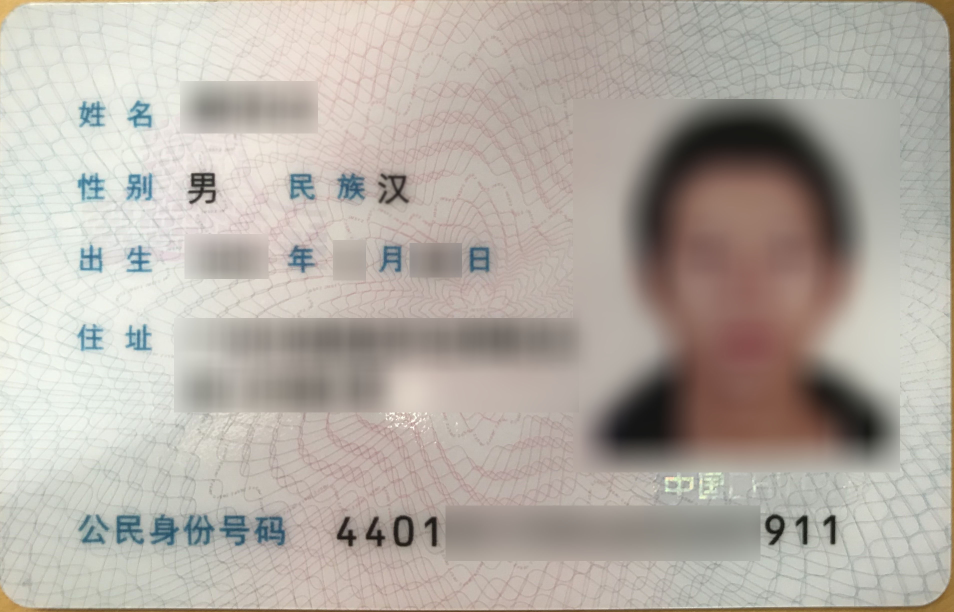
#> input picture 07-实践-其他/38-模板匹配/mask/idcard_mask.jpg, 3816 x 2448 px, found by its file name (shown at 1/4 size)
$ python test4.py
#> lines starting #> are read from the running program, lines starting #| are printed output that depends on the picture; pictures that were not available may be replaced by others from this repository, and a replacement may not be noted
import cv2
import numpy as np
import glob
path = '/Users/xingoo/PycharmProjects/ml-in-action/07-实践-其他/38-模板匹配/mask/idcard_mask.jpg'

mask_img = cv2.imread(path)
#> mask_img is the input picture: shape (2448, 3816, 3); mean B, G, R 164.9, 172.7, 179.7
h, w, _ = mask_img.shape
#> h = 2448; w = 3816
scale = 1280 / w
#> scale = 0.335
mask_img = cv2.resize(mask_img, None, None, fx=scale, fy=scale, interpolation=cv2.INTER_LINEAR)
#> mask_img: shape (821, 1280, 3)


for target in glob.glob('/Users/xingoo/Documents/dataset/身份证图片/*.jpg'):
    # target = '/Users/xingoo/Documents/dataset/身份证图片/sfz_201703_03_F12C3EE9-67BF-42D5-950C-13B1A573D024.jpg'
    # target = '/Users/xingoo/Desktop/Jietu20190313-092918.jpg'
    target_img = cv2.imread(target)
    h, w, _ = target_img.shape
    scale = 1920 / w
#> scale = 0.503
    target_img = cv2.resize(target_img, None, None, fx=scale, fy=scale, interpolation=cv2.INTER_LINEAR)

    sift = cv2.xfeatures2d.SIFT_create()
    # find the keypoints and descriptors with SIFT
    kp1, des1 = sift.detectAndCompute(mask_img, None)
#> kp1 = 1340 keypoints; strongest (x, y, size): (272, 247, 25.3), (1115, 698, 9.7), (1118, 726, 5.6), (1078, 698, 9.5)
    kp2, des2 = sift.detectAndCompute(target_img, None)
#> kp2 = 1367 keypoints; strongest (x, y, size): (408, 371, 37.4), (1673, 1048, 15.3), (1676, 1089, 8.3), (1616, 1048, 14.8)

    FLANN_INDEX_KDTREE = 0
    index_params = dict(algorithm=FLANN_INDEX_KDTREE, trees=5)
    search_params = dict(checks=10)

    flann = cv2.FlannBasedMatcher(index_params, search_params)
    matches = flann.knnMatch(des1, des2, k=2)
#> matches = 1340 matches

    # store all the good matches as per Lowe's ratio test.
    # 两个最佳匹配之间距离需要大于ratio 0.7,距离过于相似可能是噪声点
    good = []
    for m, n in matches:
        if m.distance < 0.7 * n.distance:
            good.append(m)
#> after the loop, good = 931 matches
    # reshape为(x,y)数组
    if len(good) > 10:
        src_pts = np.float32([kp1[m.queryIdx].pt for m in good]).reshape(-1, 1, 2)
#> src_pts = 931 rows, first 8: [11.97, 409], [11.97, 409], [39.21, 812.7], [44.71, 813.8], [47.49, 702], [47.49, 702], [57.71, 663.6], [86.59, 814]
        dst_pts = np.float32([kp2[m.trainIdx].pt for m in good]).reshape(-1, 1, 2)
#> dst_pts = 931 rows, first 8: [17.99, 613.5], [17.99, 613.5], [58.96, 1219.1], [67.01, 1221], [71.28, 1053.2], [71.28, 1053.2], [86.45, 995.7], [130.1, 1221]
        # 用HomoGraphy计算图像与图像之间映射关系, M为转换矩阵
        M, mask = cv2.findHomography(src_pts, dst_pts, cv2.RANSAC, 5.0)
#> M = [[1.5, -7.07e-05, 0.127], [4.96e-05, 1.5, 0.131], [7.69e-08, -6.93e-08, 1]]; mask = 931 values, max 1 at index 0, min 0 at index 86, mean 0.984
        matchesMask = mask.ravel().tolist()
#> matchesMask has the same summary as mask
        # 使用转换矩阵M计算出img1在img2的对应形状
        h, w, _ = mask_img.shape
#> h = 821; w = 1280
        M_r = np.linalg.inv(M)
#> M_r = [[0.667, 3.14e-05, -0.0848], [-2.21e-05, 0.667, -0.0871], [-5.12e-08, 4.62e-08, 1]]
        im_r = cv2.warpPerspective(target_img, M_r, (w, h))
        print(im_r.shape)
#| (821, 1280, 3)

    card = im_r[650:750, 400:1200, :]
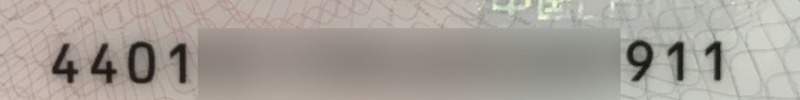
#> card: shape (100, 800, 3); mean B, G, R 153.3, 160.6, 166.6
    name = im_r[90:180, 220:500]
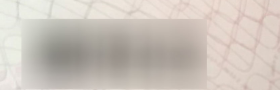
#> name: shape (90, 280, 3); mean B, G, R 187.2, 195.3, 203.7

    cv2.imshow('card', card)
    cv2.imshow('name', name)
    cv2.waitKey(0)

    import matplotlib.pyplot as plt

    plt.subplot(121)
    plt.imshow(target_img, 'gray')
    plt.subplot(122)
    plt.imshow(im_r, 'gray')
    plt.show()
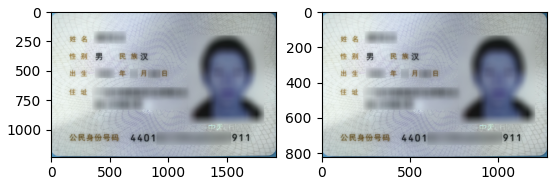
#> figure drawn by matplotlib, 2 panels; B, G, R data is drawn as R, G, B
